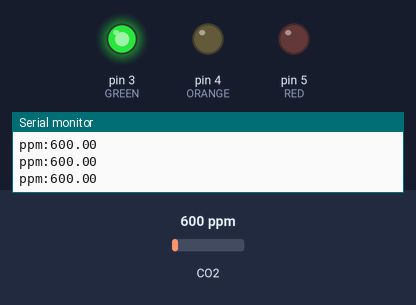
A sketch run on a simulated Arduino Uno, built with avr-gcc and run on an emulated ATmega328P. Shown: output pins drawn as LEDs (lit = HIGH), the last lines printed to the serial monitor. The test bench sets the inputs (shaded band); at power-on: CO2 600 ppm.

Above: at 1.2 s.
1.3 s: CO2 set to 661 ppm
2.8 s: CO2 set to 747 ppm
At 3.9 s:
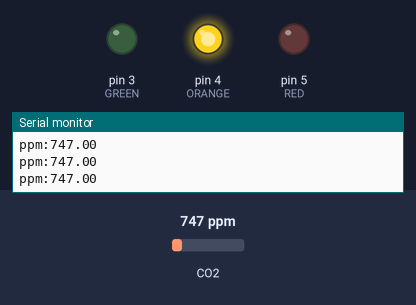
4.3 s: CO2 set to 1475 ppm
5.8 s: CO2 set to 1528 ppm
At 6.2 s:
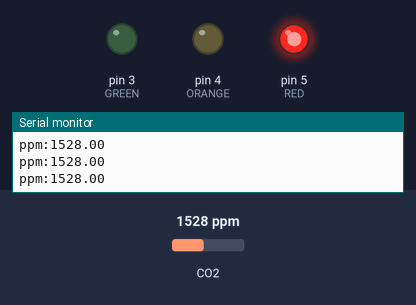
7.3 s: CO2 set to 452 ppm
At 8.0 s:
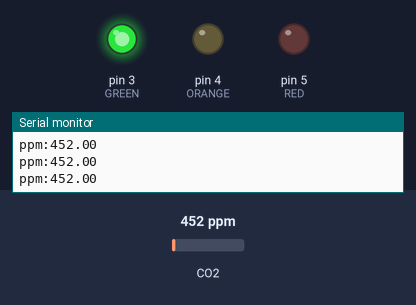
8.8 s: CO2 set to 1050 ppm
At 9.8 s:
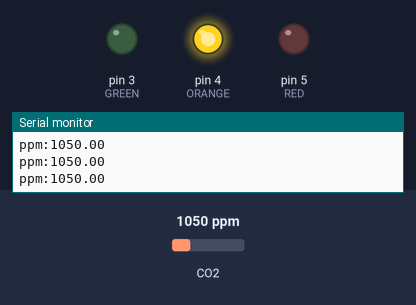
Timing chart, 0 to 11.4 s (numbered marks = the images above; inputs shaded):
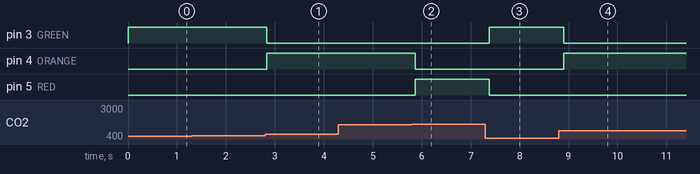

Measured:
- the behaviour switches between 699 and 700 ppm on CO2 (found by bisection; images 0 and 1)
- the behaviour switches between 1499 and 1500 ppm on CO2 (found by bisection; images 1 and 2)
- after the input at 2.8 s, pin 3 (GREEN): HIGH → LOW at once; pin 4 (ORANGE): LOW → HIGH at once
- after the input at 5.8 s, pin 4 (ORANGE): HIGH → LOW after 0.07 s; pin 5 (RED): LOW → HIGH after 0.07 s
- after the input at 7.3 s, pin 3 (GREEN): LOW → HIGH after 0.08 s; pin 5 (RED): HIGH → LOW after 0.08 s
- after the input at 8.8 s, pin 3 (GREEN): HIGH → LOW after 0.10 s; pin 4 (ORANGE): LOW → HIGH after 0.10 s

The sketch:

OAQ.ino
```cpp
#include "MQ135/MQ135.h"

#define RED 5
#define ORANGE 4
#define GREEN 3

#define RANG1 700
#define RANG2 1500

MQ135 gasSensor = MQ135(A2);

void setup() {
  Serial.begin(9600);
  pinMode(RED, OUTPUT);
  pinMode(ORANGE, OUTPUT);
  pinMode(GREEN, OUTPUT);
  digitalWrite(RED, LOW);
}

void critical() {
  digitalWrite(GREEN, LOW);
  digitalWrite(ORANGE, LOW);
  digitalWrite(RED, HIGH);
}

void warning() {
  digitalWrite(GREEN, LOW);
  digitalWrite(ORANGE, HIGH);
  digitalWrite(RED, LOW);

}

void ok() {
  digitalWrite(GREEN, HIGH);
  digitalWrite(ORANGE, LOW);
  digitalWrite(RED, LOW);

}


void calibration() {
  float rzero = gasSensor.getRZero();
  Serial.print("rzero: ");
  Serial.println(rzero);
  delay(100);
}

void loop() {

  //calibration();

  float ppm = gasSensor.getPPM();
  Serial.print("ppm:");
  Serial.println(ppm);
  if (ppm < RANG1) {
    ok();
  } else if(ppm >= RANG1 && ppm <RANG2) {
    warning();
  } else if (ppm>=RANG2) {
    critical();
  }


  delay(100);
}
```
